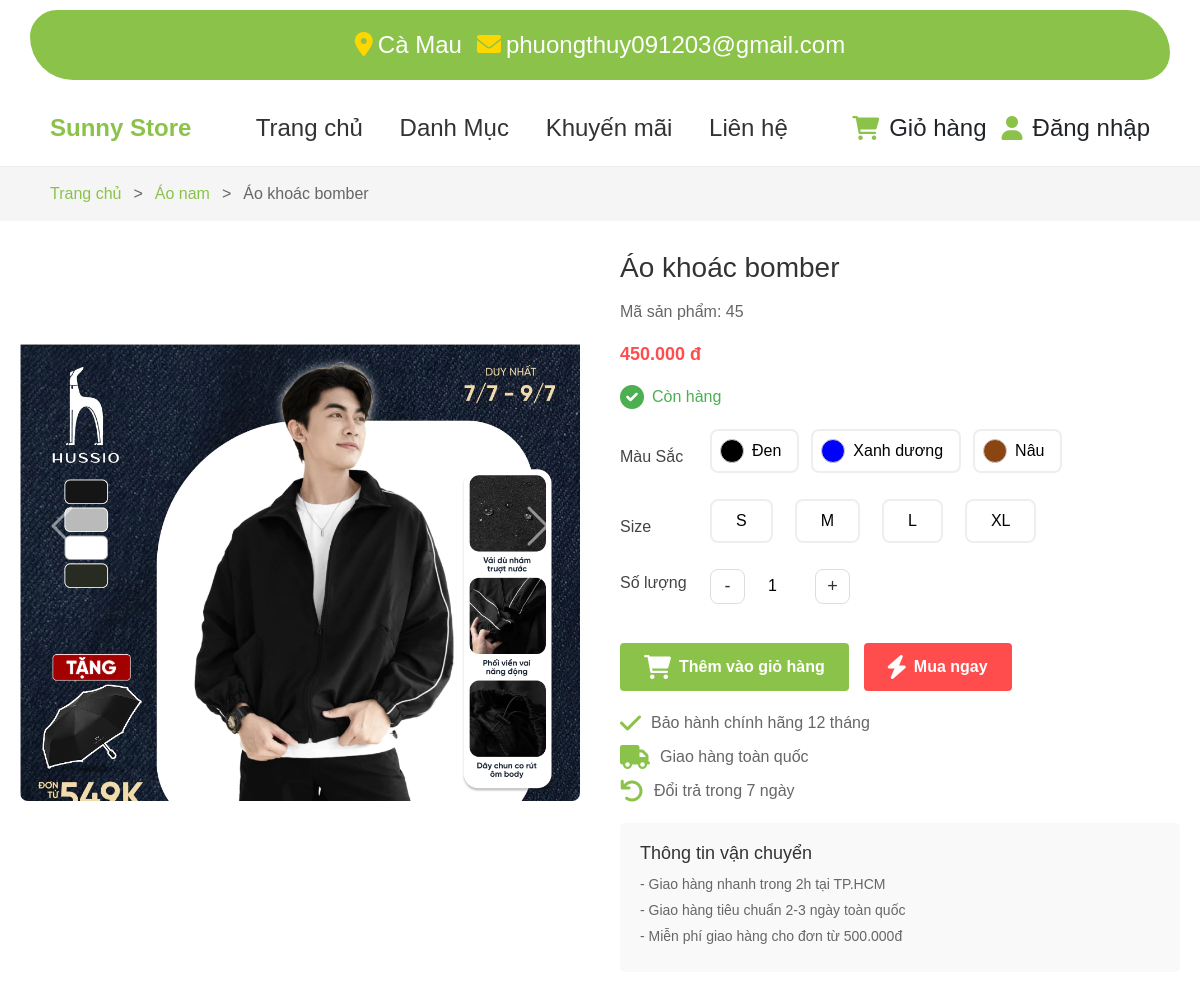
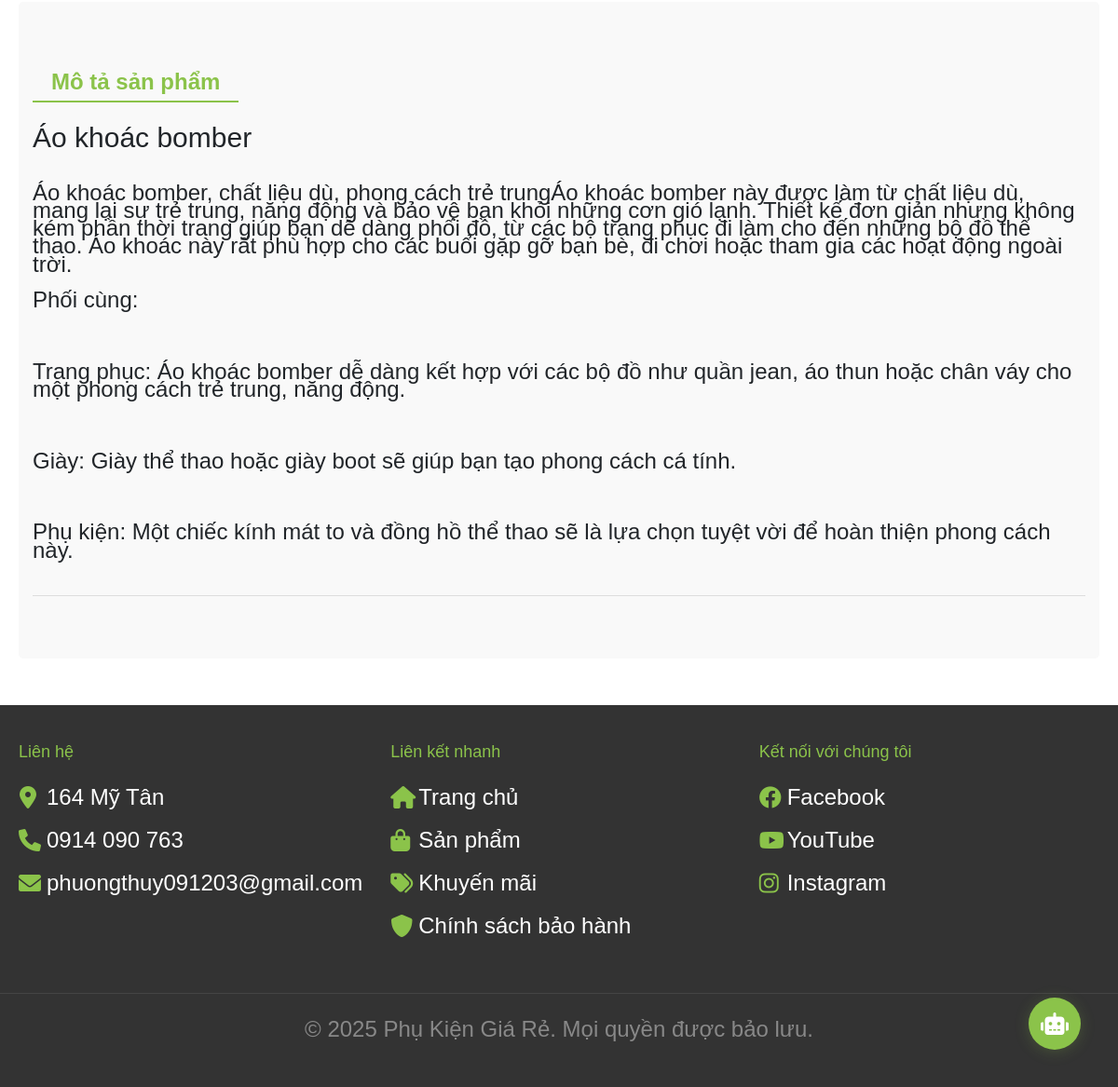
Screenshot of /ProductDetail.php?id=45 with the database file from the repository (2 pictures, top to bottom).
### tables this page shows
CREATE TABLE `danhmuc` (
  `danhmucid` int(11) NOT NULL,
  `tendanhmuc` varchar(255) NOT NULL
);

CREATE TABLE `sanpham` (
  `sanphamid` int(11) NOT NULL,
  `tensanpham` varchar(255) NOT NULL,
  `mota` text DEFAULT NULL,
  `gia` decimal(10,2) NOT NULL,
  `madanhmuc` int(11) DEFAULT NULL,
  `makhuyenmai` int(11) DEFAULT NULL,
  `chatlieu` varchar(255) DEFAULT NULL,
  `thuonghieu` varchar(255) DEFAULT NULL,
  `baohanh` varchar(255) DEFAULT NULL,
  `gianhap` decimal(10,2) DEFAULT NULL
);

CREATE TABLE `mausac` (
  `mausacid` int(11) NOT NULL,
  `tenmau` varchar(50) NOT NULL,
  `mamau` varchar(7) DEFAULT NULL COMMENT 'Mã màu hex, ví dụ: #FFFFFF'
);

CREATE TABLE `sanpham_size` (
  `id` int(11) NOT NULL,
  `sanphamid` int(11) NOT NULL,
  `sizeid` int(11) NOT NULL,
  `soluong` int(11) NOT NULL DEFAULT 0
);

CREATE TABLE `size` (
  `sizeid` int(11) NOT NULL,
  `kichco` varchar(10) NOT NULL
);

### connect.php (called while the page is built, shortened)
<?php
    $servername = "localhost";
    $username = "root";
    $password = "";
    $dbname = "shoplinhkien";
    $conn = mysqli_connect($servername, $username, $password, $dbname);
    function getProductDetail($productId) {
        global $conn;
        $sql = "SELECT s.*, h.duongdan, d.tendanhmuc
                FROM sanpham s
                LEFT JOIN hinhanhsanpham h ON s.sanphamid = h.masanpham
                LEFT JOIN danhmuc d ON s.madanhmuc = d.danhmucid
                WHERE s.sanphamid = " . intval($productId);
        $result = mysqli_query($conn, $sql);
        return mysqli_fetch_assoc($result);
    }
?>

### functions.php (called while the page is built, shortened)
<?php
if (!function_exists('getProductPromotion')) {
    function getProductPromotion($conn, $productId) {
        $sql = "SELECT k.*
                FROM khuyenmai k
                JOIN sanpham_khuyenmai sk ON k.khuyenmaiid = sk.khuyenmai_id
                WHERE sk.sanpham_id = ?
                AND k.ngaybatdau <= CURRENT_TIMESTAMP
                AND k.ngayketthuc >= CURRENT_TIMESTAMP";
        $stmt = $conn->prepare($sql);
        $stmt->bind_param("i", $productId);
        $stmt->execute();
        $result = $stmt->get_result();
        return null;
    }
}
?>

### ProductDetail.php (the view, shortened to what this page needs)
<?php
require_once 'connect.php';
require_once 'functions.php';
$productId = isset($_GET['id']) ? (int)$_GET['id'] : 0;
$product = getProductDetail($productId);
$sql = "SELECT SUM(soluong) as tonkho FROM sanpham_size WHERE sanphamid = ?";
$stmt = $conn->prepare($sql);
$stmt->bind_param("i", $productId);
$stmt->execute();
$result = $stmt->get_result();
$row = $result->fetch_assoc();
$product['tonkho'] = $row['tonkho'] ?? 0;
$images = [];
$sql = "SELECT duongdan FROM hinhanhsanpham WHERE masanpham = ?";
$stmt = $conn->prepare($sql);
$stmt->bind_param("i", $productId);
$stmt->execute();
$result = $stmt->get_result();
while ($row = $result->fetch_assoc()) {
    $images[] = $row['duongdan'];
}
$sizes = [];
$sql = "SELECT sz.sizeid, sz.kichco, ss.soluong
        FROM sanpham_size ss
        JOIN size sz ON ss.sizeid = sz.sizeid
        WHERE ss.sanphamid = ? AND ss.soluong > 0";
$stmt = $conn->prepare($sql);
$stmt->bind_param("i", $productId);
$stmt->execute();
$result = $stmt->get_result();
while ($row = $result->fetch_assoc()) {
    $sizes[] = $row;
}
$colors = [];
$sql = "SELECT ms.mausacid, ms.tenmau, ms.mamau
        FROM sanpham_mausac sm
        JOIN mausac ms ON sm.mausacid = ms.mausacid
        WHERE sm.sanphamid = ?";
$stmt = $conn->prepare($sql);
$stmt->bind_param("i", $productId);
$stmt->execute();
$result = $stmt->get_result();
while ($row = $result->fetch_assoc()) {
    $colors[] = $row;
}
$colorAvailable = [];
foreach ($colors as $cl) {
    $sql = "SELECT COUNT(*) as cnt FROM sanpham_size ss JOIN sanpham_mausac sm ON ss.sanphamid = sm.sanphamid WHERE ss.sanphamid = ? AND sm.mausacid = ? AND ss.soluong > 0";
    $stmt = $conn->prepare($sql);
    $stmt->bind_param("ii", $productId, $cl['mausacid']);
    $stmt->execute();
    $result = $stmt->get_result();
    $row = $result->fetch_assoc();
    $colorAvailable[$cl['mausacid']] = $row['cnt'] > 0;
}
?>
<!DOCTYPE html>
<html lang="en">
<head>
    <link href="https://cdnjs.cloudflare.com/ajax/libs/font-awesome/6.0.0/css/all.min.css" rel="stylesheet">
    <link href="https://cdn.jsdelivr.net/npm/bootstrap@5.3.0/dist/css/bootstrap.min.css" rel="stylesheet">
</head>
<body>
<?php include 'header.php'; ?>
    <div class="breadcrumb">
        <a href="home.php">Trang chủ</a>
        <span class="breadcrumb-separator">&gt;</span>
        <a href="?category=<?php echo $product['madanhmuc']; ?>"><?php echo $product['tendanhmuc']; ?></a>
        <span class="breadcrumb-separator">&gt;</span>
        <span><?php echo $product['tensanpham']; ?></span>
    </div>
    <div class="product-detail">
        <div class="product-gallery">
            <div id="productCarousel" class="carousel slide" data-bs-ride="carousel">
                <div class="carousel-inner">
                    <?php foreach ($images as $idx => $img): ?>
                        <div class="carousel-item <?php echo $idx === 0 ? 'active' : ''; ?>">
                            <img src="picture/<?php echo $img; ?>" class="d-block w-100" alt="Ảnh sản phẩm">
                        </div>
                    <?php endforeach; ?>
                </div>
                <?php if (count($images) > 1): ?>
                    <button class="carousel-control-prev" type="button" data-bs-target="#productCarousel" data-bs-slide="prev">
                        <span class="carousel-control-prev-icon" aria-hidden="true"></span>
                    </button>
                    <button class="carousel-control-next" type="button" data-bs-target="#productCarousel" data-bs-slide="next">
                        <span class="carousel-control-next-icon" aria-hidden="true"></span>
                    </button>
                <?php endif; ?>
            </div>
        </div>
        <div class="product-info">
            <h1 class="product-title"><?php echo $product['tensanpham']; ?></h1>
            <div class="product-code">Mã sản phẩm: <?php echo $product['sanphamid']; ?></div>
            <div class="price-container">
                <?php
                $promotion = getProductPromotion($conn, $product['sanphamid']);
                if ($promotion):
                    $discounted_price = calculateDiscountedPrice($product['gia'], $promotion);
                ?>
                    <div class="price-wrapper">
                        <span class="original-price"><?php echo number_format($product['gia'], 0, ',', '.'); ?>&nbsp;đ</span>
                        <span class="discounted-price"><?php echo number_format($discounted_price, 0, ',', '.'); ?>&nbsp;đ</span>
                    </div>
                    <span class="discount-badge">-<?php echo number_format ($promotion['giatrigiamgia'],0,',',','); ?>&nbsp;đ</span>
                <?php else: ?>
                    <span class="normal-price"><?php echo number_format($product['gia'], 0, ',', '.'); ?>&nbsp;đ</span>
                <?php endif; ?>
            </div>
            <div class="stock-status">
                <?php if ($product['tonkho'] > 0): ?>
                    <i class="fas fa-check-circle" style="color: #4CAF50;"></i> Còn hàng
                <?php else: ?>
                    <i class="fas fa-times-circle" style="color: #f44336;"></i> Hết hàng
                <?php endif; ?>
            </div>
            <div class="product-actions">
                <div class="product-options" style="margin-bottom: 16px;">
                    <?php if (count($colors) > 0): ?>
                        <div style="display: flex; align-items: center; margin-bottom: 8px;">
                            <span class="product-options-label">Màu Sắc</span>
                            <div class="color-options">
                                <?php foreach ($colors as $cl): ?>
                                    <button type="button" class="color-btn" data-color-id="<?php echo $cl['mausacid']; ?>" style="<?php if($cl['mamau']) echo 'background: #fff;'; ?>" <?php echo !$colorAvailable[$cl['mausacid']] ? 'disabled' : ''; ?>>
                                        <span class="color-dot" style="background: <?php echo htmlspecialchars($cl['mamau']); ?>;"></span>
                                        <?php echo htmlspecialchars($cl['tenmau']); ?>
                                    </button>
                                <?php endforeach; ?>
                            </div>
                        </div>
                    <?php endif; ?>
                    <?php if (count($sizes) > 0): ?>
                        <div style="display: flex; align-items: center; margin-bottom: 8px;">
                            <span class="product-options-label">Size</span>
                            <div class="size-options">
                                <?php foreach ($sizes as $sz): ?>
                                    <button type="button" class="size-btn" data-size-id="<?php echo $sz['sizeid']; ?>" <?php echo $sz['soluong'] <= 0 ? 'disabled' : ''; ?>>
                                        <?php echo htmlspecialchars($sz['kichco']); ?>
                                    </button>
                                <?php endforeach; ?>
                            </div>
                        </div>
                    <?php endif; ?>
                    <div style="display: flex; align-items: center; margin-bottom: 8px;">
                        <span class="product-options-label">Số lượng</span>
                        <div class="quantity-selector">
                            <button onclick="decreaseQuantity()" <?php echo $product['tonkho'] <= 0 ? 'disabled' : ''; ?>>-</button>
                            <input type="number" id="quantity" value="1" min="1" max="<?php echo $product['tonkho']; ?>"
                                   <?php echo $product['tonkho'] <= 0 ? 'disabled' : ''; ?>>
                            <button onclick="increaseQuantity()" <?php echo $product['tonkho'] <= 0 ? 'disabled' : ''; ?>>+</button>
                        </div>
                    </div>
                </div>
                <div class="button-group">
                    <button class="add-to-cart-btn" onclick="addToCart(<?php echo $product['sanphamid']; ?>)"
                            <?php echo $product['tonkho'] <= 0 ? 'disabled' : ''; ?>>
                        <i class="fas fa-shopping-cart"></i> Thêm vào giỏ hàng
                    </button>
                    <button class="buy-now-btn" onclick="buyNow(<?php echo $product['sanphamid']; ?>)"
                            <?php echo $product['tonkho'] <= 0 ? 'disabled' : ''; ?>>
                        <i class="fas fa-bolt"></i> Mua ngay
                    </button>
                </div>
            </div>
            <div class="product-features">
                <div class="feature-item">
                    <i class="fas fa-check"></i> Bảo hành chính hãng 12 tháng
                </div>
                <div class="feature-item">
                    <i class="fas fa-truck"></i> Giao hàng toàn quốc
                </div>
                <div class="feature-item">
                    <i class="fas fa-undo"></i> Đổi trả trong 7 ngày
                </div>
            </div>
            <div class="shipping-info">
                <h3>Thông tin vận chuyển</h3>
                <p>- Giao hàng nhanh trong 2h tại TP.HCM</p>
                <p>- Giao hàng tiêu chuẩn 2-3 ngày toàn quốc</p>
                <p>- Miễn phí giao hàng cho đơn từ 500.000đ</p>
            </div>
        </div>
    </div>
    <div style="max-width: 1200px; margin: 0 auto; padding: 0 20px;">
        <div class="product-description">
            <div class="description-tabs">
                 <button class="tab-button active">Mô tả sản phẩm</button>
                <h5 style="margin-top: 10px;"><?php echo $product['tensanpham']; ?></h5>
                <?php
                echo nl2br($product['mota']);
                ?>
            </div>
        </div>
    </div>
    <?php include 'footer.php'; ?>
</body>
</html>

### ProductDetail.php (style rules this page uses)
* { margin: 0; padding: 0; font-size: 24px; box-sizing: border-box; font-family: Arial, sans-serif; }
.breadcrumb { display: flex; align-items: center; padding: 15px 50px; background: #f5f5f5; gap: 8px; font-size: 16px; }
.breadcrumb a { color: #8BC34A; text-decoration: none; font-size: 16px; }
.breadcrumb span { color: #666; font-size: 16px; }
.breadcrumb-separator { color: #bbb; font-size: 18px; margin: 0 4px; display: flex; align-items: center; user-select: none; }
.product-detail { max-width: 1200px; margin: 30px auto; padding: 0 20px; display: flex; gap: 40px; }
.product-gallery { flex: 1; }
#productCarousel { width: 100%; height: 550px; border-radius: 8px; overflow: hidden; background: #f5f5f5; margin-bottom: 20px; }
#productCarousel .carousel-inner { width: 100%; height: 550px; }
#productCarousel img { width: 100%; height: 100%; object-fit: contain; display: block; margin: 0 auto; background: #f5f5f5; border-radius: 8px; }
.product-info { flex: 1; }
.product-title { font-size: 28px; color: #333; margin-bottom: 15px; }
.product-code { color: #666; font-size: 16px; margin-bottom: 20px; }
.stock-status { color: #4CAF50; font-size: 16px; margin-bottom: 20px; }
.product-actions { margin-top: 20px; display: flex; flex-direction: column; gap: 15px; }
.quantity-selector { display: flex; align-items: center; gap: 10px; }
.quantity-selector button { width: 35px; height: 35px; background: #fff; color: #333; border: 1px solid #ddd; border-radius: 8px; cursor: pointer; font-size: 18px; transition: all 0.3s; margin: 0; padding: 0; display: flex; align-items: center; justify-content: center; }
.quantity-selector input { min-width: 30px; text-align: center; font-size: 16px; margin: 0; padding: 0; background: transparent; display: flex; align-items: center; justify-content: center; border: none; width: 50px; height: 35px; }
.button-group { display: flex; gap: 15px; }
.add-to-cart-btn, .buy-now-btn { padding: 12px 24px; border: none; border-radius: 4px; cursor: pointer; font-size: 16px; font-weight: bold; display: flex; align-items: center; gap: 8px; transition: background-color 0.3s ease; }
.add-to-cart-btn { background-color: #8BC34A; color: white; }
.buy-now-btn { background-color: #ff4d4d; color: white; }
.stock-status { margin: 15px 0; font-size: 16px; display: flex; align-items: center; gap: 8px; }
.product-code { color: #666; margin: 5px 0; }
.product-description { margin: 15px 0; padding: 15px; background: #f9f9f9; border-radius: 5px; white-space: pre-line; line-height: 0.8; font-size: 40px; }
.description-tabs { border-bottom: 1px solid #ddd; margin-bottom: 20px; padding-bottom: 20px; }
.tab-button { padding: 10px 20px; border: none; background: none; cursor: pointer; font-size: 24px; font-weight: bold; color: #666; margin-bottom: 10px; }
.tab-button.active { color: #8BC34A; border-bottom: 2px solid #8BC34A; }
.shipping-info { margin-top: 20px; padding: 20px; background: #f9f9f9; border-radius: 5px; }
.shipping-info h3 { font-size: 18px; color: #333; margin-bottom: 10px; }
.shipping-info p { font-size: 14px; color: #666; margin-bottom: 5px; }
.product-features { margin-top: 20px; }
.feature-item { display: flex; align-items: center; margin-bottom: 10px; font-size: 16px; color: #666; }
.feature-item i { color: #8BC34A; margin-right: 10px; }
.price-container { margin: 10px 0; }
.discounted-price, .normal-price { color: #ff4d4d; font-size: 18px; font-weight: bold; }
.color-options, .size-options { display: flex; flex-wrap: wrap; gap: 12px; margin-bottom: 18px; align-items: center; }
.color-btn { display: flex; align-items: center; gap: 8px; border: 2px solid #eee; border-radius: 8px; background: #fff; padding: 8px 16px 8px 8px; cursor: pointer; font-size: 16px; transition: border 0.2s, box-shadow 0.2s; min-width: 80px; min-height: 40px; position: relative; }
.color-btn .color-dot { width: 24px; height: 24px; border-radius: 50%; border: 1.5px solid #ccc; display: inline-block; background: #eee; }
.size-btn { border: 2px solid #eee; border-radius: 8px; background: #fff; padding: 8px 24px; font-size: 16px; cursor: pointer; min-width: 60px; min-height: 40px; transition: border 0.2s, box-shadow 0.2s; margin-right: 10px; }
.product-options-label { min-width: 90px; display: inline-block; font-size: 16px; color: #444; margin-bottom: 6px; }

### header.php (style rules this page uses)
* { margin: 0; padding: 0; font-size: 24px; box-sizing: border-box; font-family: Arial, sans-serif; }

### rows the page displays
danhmuc: tendanhmuc "Áo nam"
sanpham: tensanpham "Áo khoác bomber", sanphamid "45", gia "450.000", mota "Áo khoác bomber, chất liệu dù, phong cách trẻ trungÁo khoác bomber này được làm từ chất liệu dù, mang lại sự trẻ trung, năng động và bảo vệ bạn khỏi những cơn gió lạnh. Thiết kế đơn giản nhưng không kém phần thời trang giúp bạn dễ dàng phối đồ, từ các bộ trang phục đi làm cho đến những bộ đồ thể thao. Áo khoác này rất phù hợp cho các buổi gặp gỡ bạn bè, đi chơi hoặc tham gia các hoạt động ngoài trời. Phối cùng: Trang phục: Áo khoác bomber dễ dàng kết hợp với các bộ đồ như quần jean, áo thun hoặc chân váy cho một phong cách trẻ trung, năng động. Giày: Giày thể thao hoặc giày boot sẽ giúp bạn tạo phong cách cá tính. Phụ kiện: Một chiếc kính mát to và đồng hồ thể thao sẽ là lựa chọn tuyệt vời…"
mausac: tenmau "Đen"
mausac: tenmau "Xanh dương"
mausac: tenmau "Nâu"
sanpham_size: sizeid.kichco "S"
sanpham_size: sizeid.kichco "M"
sanpham_size: sizeid.kichco "L"
sanpham_size: sizeid.kichco "XL"
